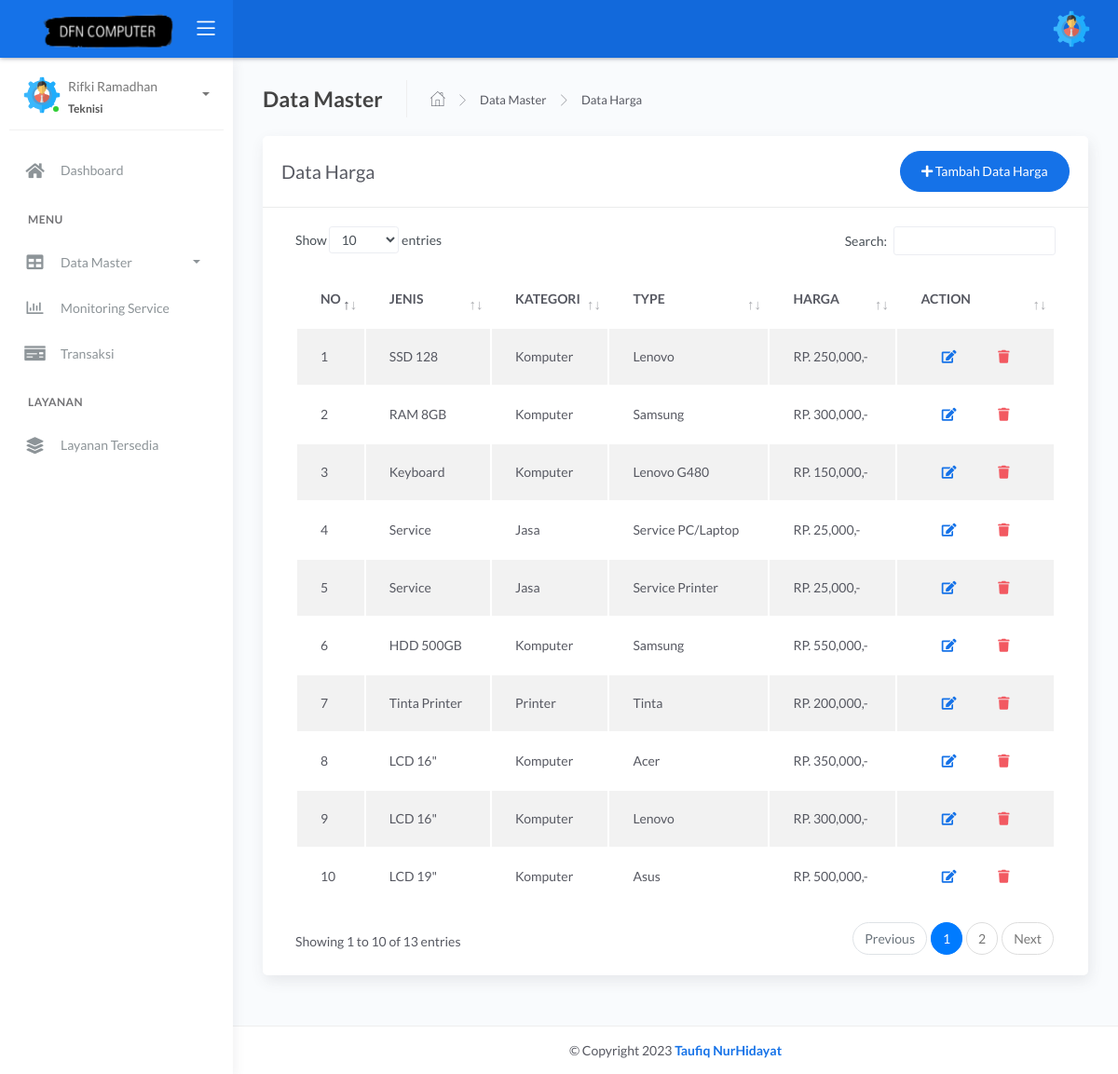
/admin/teknisi/harga.php (signed in), run on the app's committed database.
### tables this page shows
CREATE TABLE `harga` (
  `id_harga` int(11) NOT NULL,
  `jenis` varchar(255) NOT NULL,
  `kategori` varchar(255) NOT NULL,
  `type` varchar(255) NOT NULL,
  `harga` int(11) NOT NULL
);

### admin/teknisi/harga.php (the view, shortened to what this page needs)
<?php include 'header.php';
?>
<div class="main-panel">
	<div class="content">
		<div class="page-inner">
			<div class="page-header">
				<h4 class="page-title">Data Master</h4>
				<ul class="breadcrumbs">
					<li class="nav-home">
						<a href="index.php">
							<i class="flaticon-home"></i>
						</a>
					</li>
					<li class="separator">
						<i class="flaticon-right-arrow"></i>
					</li>
					<li class="nav-item">
						<a href="#">Data Master</a>
					</li>
					<li class="separator">
						<i class="flaticon-right-arrow"></i>
					</li>
					<li class="nav-item">
						<a href="harga.php">Data Harga</a>
					</li>
				</ul>
			</div>
			<div class="row ">
				<div class="col-md-12">
					<div class="card full-height">
						<div class="card-header">
							<div class="d-flex align-items-center">
								<h1 class="card-title">Data Harga</h1>
								<button class="btn btn-primary btn-round ml-auto" data-toggle="modal" data-target="#tambahharga">
									<i class="fa fa-plus"></i>
									Tambah Data Harga
								</button>
							</div>
						</div>
						<div class="card-body">
							<div class="table-responsive">
								<table id="tableharga" class="display table table-striped table-hover">
									<thead>
										<tr>
											<th style="width: 1%">NO</th>
											<th>JENIS</th>
											<th>KATEGORI</th>
											<th>TYPE</th>
											<th>HARGA</th>
											<th style="width: 10%">ACTION</th>
										</tr>
									</thead>
									<tbody>
										<?php
										include '../../koneksi.php';
										$no = 1;
										$data = mysqli_query($koneksi, "SELECT * FROM harga");
										while ($d = mysqli_fetch_array($data)) {
										?>
											<tr>
												<td><?php echo $no++; ?></td>
												<td><?php echo $d['jenis']; ?></td>
												<td><?php echo $d['kategori']; ?></td>
												<td><?php echo $d['type']; ?></td>
												<td>RP. <?php echo number_format($d['harga']) ?>,-</td>
												<td>
													<form action="harga.php" method="post">
														<div class="form-button-action">
															<button type="button" data-toggle="modal" title="" class="btn btn-link btn-primary" data-target="#editharga_<?php echo $d['id_harga']; ?>">
																<i class="fa fa-edit"></i>
															</button>
															<button type="button" class="btn btn-link btn-danger" data-toggle="modal" data-target="#hapusModal<?php echo $d['id_harga']; ?>">
																<i class="fas fa fa-trash"></i>
															</button>
														</div>
													</form>
							</div>
						<?php
										}
						?>
						</td>
						</tr>
<?php include 'footer.php'; ?>

### data on the page
harga: jenis "SSD 128", kategori "Komputer", type "Lenovo", harga "250,000"
harga: jenis "RAM 8GB", kategori "Komputer", type "Samsung", harga "300,000"
harga: jenis "Keyboard", kategori "Komputer", type "Lenovo G480", harga "150,000"
harga: jenis "Service", kategori "Jasa", type "Service PC/Laptop", harga "25,000"
harga: jenis "Service", kategori "Jasa", type "Service Printer", harga "25,000"
harga: jenis "HDD 500GB", kategori "Komputer", type "Samsung", harga "550,000"
harga: jenis "Tinta Printer", kategori "Printer", type "Tinta", harga "200,000"
harga: jenis "LCD 16\"", kategori "Komputer", type "Acer", harga "350,000"
harga: jenis "LCD 16\"", kategori "Komputer", type "Lenovo", harga "300,000"
harga: jenis "LCD 19\"", kategori "Komputer", type "Asus", harga "500,000"

### other printed values
$_SESSION['name'] "Rifki Ramadhan"
$_SESSION['level'] "Teknisi"
